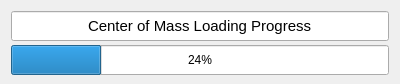
<?xml version="1.0" encoding="UTF-8"?>
<ui version="4.0">
 <class>SingleLoadingBox</class>
 <widget class="QDialog" name="SingleLoadingBox">
  <property name="geometry">
   <rect>
    <x>0</x>
    <y>0</y>
    <width>400</width>
    <height>84</height>
   </rect>
  </property>
  <property name="sizePolicy">
   <sizepolicy hsizetype="Fixed" vsizetype="Fixed">
    <horstretch>0</horstretch>
    <verstretch>0</verstretch>
   </sizepolicy>
  </property>
  <property name="minimumSize">
   <size>
    <width>400</width>
    <height>50</height>
   </size>
  </property>
  <property name="maximumSize">
   <size>
    <width>400</width>
    <height>84</height>
   </size>
  </property>
  <property name="windowTitle">
   <string>Center of Mass</string>
  </property>
  <layout class="QVBoxLayout" name="verticalLayout">
   <item>
    <widget class="QLineEdit" name="lineEdit">
     <property name="sizePolicy">
      <sizepolicy hsizetype="Expanding" vsizetype="Fixed">
       <horstretch>0</horstretch>
       <verstretch>0</verstretch>
      </sizepolicy>
     </property>
     <property name="minimumSize">
      <size>
       <width>10</width>
       <height>30</height>
      </size>
     </property>
     <property name="font">
      <font>
       <pointsize>11</pointsize>
      </font>
     </property>
     <property name="text">
      <string>Center of Mass Loading Progress</string>
     </property>
     <property name="alignment">
      <set>Qt::AlignCenter</set>
     </property>
     <property name="readOnly">
      <bool>true</bool>
     </property>
    </widget>
   </item>
   <item>
    <widget class="QProgressBar" name="centerProgress">
     <property name="sizePolicy">
      <sizepolicy hsizetype="Expanding" vsizetype="Fixed">
       <horstretch>2</horstretch>
       <verstretch>0</verstretch>
      </sizepolicy>
     </property>
     <property name="minimumSize">
      <size>
       <width>10</width>
       <height>30</height>
      </size>
     </property>
     <property name="value">
      <number>24</number>
     </property>
    </widget>
   </item>
  </layout>
 </widget>
 <resources/>
 <connections/>
 <slots>
  <slot>check_if_valid()</slot>
  <slot>cancel()</slot>
  <slot>update_value(int)</slot>
  <slot>receive_value()</slot>
  <slot>restore_default()</slot>
  <slot>change_button()</slot>
 </slots>
</ui>
